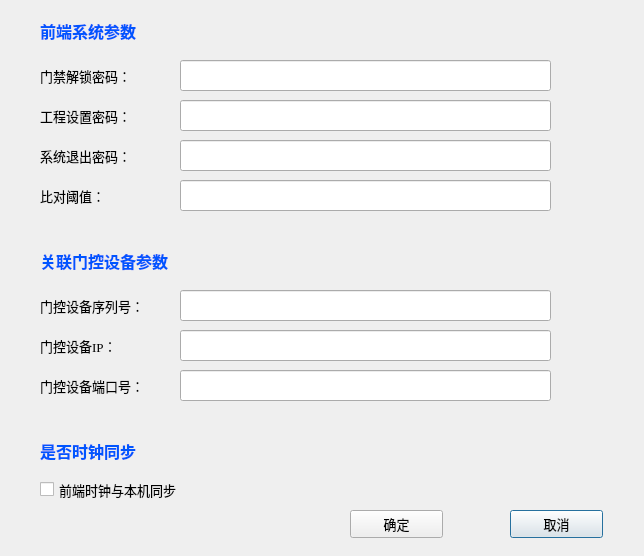
<?xml version="1.0" encoding="UTF-8"?>
<ui version="4.0">
 <class>DeviceSetting</class>
 <widget class="QDialog" name="DeviceSetting">
  <property name="geometry">
   <rect>
    <x>0</x>
    <y>0</y>
    <width>644</width>
    <height>556</height>
   </rect>
  </property>
  <property name="windowTitle">
   <string>参数设置</string>
  </property>
  <widget class="QLabel" name="label_6">
   <property name="geometry">
    <rect>
     <x>40</x>
     <y>250</y>
     <width>171</width>
     <height>21</height>
    </rect>
   </property>
   <property name="font">
    <font>
     <family>Agency FB</family>
     <pointsize>12</pointsize>
     <weight>75</weight>
     <bold>true</bold>
    </font>
   </property>
   <property name="styleSheet">
    <string notr="true">color: rgb(0, 85, 255);</string>
   </property>
   <property name="text">
    <string>关联门控设备参数</string>
   </property>
  </widget>
  <widget class="QLineEdit" name="settingPwd">
   <property name="geometry">
    <rect>
     <x>180</x>
     <y>100</y>
     <width>371</width>
     <height>31</height>
    </rect>
   </property>
   <property name="font">
    <font>
     <family>Times New Roman</family>
     <pointsize>10</pointsize>
    </font>
   </property>
  </widget>
  <widget class="QLabel" name="label_5">
   <property name="geometry">
    <rect>
     <x>40</x>
     <y>20</y>
     <width>141</width>
     <height>21</height>
    </rect>
   </property>
   <property name="font">
    <font>
     <family>Agency FB</family>
     <pointsize>12</pointsize>
     <weight>75</weight>
     <bold>true</bold>
    </font>
   </property>
   <property name="styleSheet">
    <string notr="true">color: rgb(0, 85, 255);</string>
   </property>
   <property name="text">
    <string>前端系统参数</string>
   </property>
  </widget>
  <widget class="QLabel" name="label_2">
   <property name="geometry">
    <rect>
     <x>40</x>
     <y>100</y>
     <width>111</width>
     <height>31</height>
    </rect>
   </property>
   <property name="font">
    <font>
     <family>Times New Roman</family>
     <pointsize>10</pointsize>
    </font>
   </property>
   <property name="text">
    <string>工程设置密码：</string>
   </property>
  </widget>
  <widget class="QLineEdit" name="quitPwd">
   <property name="geometry">
    <rect>
     <x>180</x>
     <y>140</y>
     <width>371</width>
     <height>31</height>
    </rect>
   </property>
   <property name="font">
    <font>
     <family>Times New Roman</family>
     <pointsize>10</pointsize>
    </font>
   </property>
   <property name="text">
    <string/>
   </property>
  </widget>
  <widget class="QLabel" name="label_3">
   <property name="geometry">
    <rect>
     <x>40</x>
     <y>140</y>
     <width>111</width>
     <height>31</height>
    </rect>
   </property>
   <property name="font">
    <font>
     <family>Times New Roman</family>
     <pointsize>10</pointsize>
    </font>
   </property>
   <property name="text">
    <string>系统退出密码：</string>
   </property>
  </widget>
  <widget class="QLineEdit" name="threshold">
   <property name="geometry">
    <rect>
     <x>180</x>
     <y>180</y>
     <width>371</width>
     <height>31</height>
    </rect>
   </property>
   <property name="font">
    <font>
     <family>Times New Roman</family>
     <pointsize>10</pointsize>
    </font>
   </property>
   <property name="text">
    <string/>
   </property>
  </widget>
  <widget class="QLabel" name="label_9">
   <property name="geometry">
    <rect>
     <x>40</x>
     <y>180</y>
     <width>101</width>
     <height>31</height>
    </rect>
   </property>
   <property name="font">
    <font>
     <family>Times New Roman</family>
     <pointsize>10</pointsize>
    </font>
   </property>
   <property name="text">
    <string>比对阈值：</string>
   </property>
  </widget>
  <widget class="QLineEdit" name="doorCtlNo">
   <property name="geometry">
    <rect>
     <x>180</x>
     <y>290</y>
     <width>371</width>
     <height>31</height>
    </rect>
   </property>
   <property name="font">
    <font>
     <family>Times New Roman</family>
     <pointsize>10</pointsize>
    </font>
   </property>
  </widget>
  <widget class="QLabel" name="label_4">
   <property name="geometry">
    <rect>
     <x>40</x>
     <y>290</y>
     <width>131</width>
     <height>31</height>
    </rect>
   </property>
   <property name="font">
    <font>
     <family>Times New Roman</family>
     <pointsize>10</pointsize>
    </font>
   </property>
   <property name="text">
    <string>门控设备序列号：</string>
   </property>
  </widget>
  <widget class="QLabel" name="label_10">
   <property name="geometry">
    <rect>
     <x>40</x>
     <y>370</y>
     <width>131</width>
     <height>31</height>
    </rect>
   </property>
   <property name="font">
    <font>
     <family>Times New Roman</family>
     <pointsize>10</pointsize>
    </font>
   </property>
   <property name="text">
    <string>门控设备端口号：</string>
   </property>
  </widget>
  <widget class="QLineEdit" name="doorCtlIP">
   <property name="geometry">
    <rect>
     <x>180</x>
     <y>330</y>
     <width>371</width>
     <height>31</height>
    </rect>
   </property>
   <property name="font">
    <font>
     <family>Times New Roman</family>
     <pointsize>10</pointsize>
    </font>
   </property>
   <property name="text">
    <string/>
   </property>
  </widget>
  <widget class="QLineEdit" name="doorCtlPort">
   <property name="geometry">
    <rect>
     <x>180</x>
     <y>370</y>
     <width>371</width>
     <height>31</height>
    </rect>
   </property>
   <property name="font">
    <font>
     <family>Times New Roman</family>
     <pointsize>10</pointsize>
    </font>
   </property>
   <property name="text">
    <string/>
   </property>
  </widget>
  <widget class="QLabel" name="label_8">
   <property name="geometry">
    <rect>
     <x>40</x>
     <y>330</y>
     <width>111</width>
     <height>31</height>
    </rect>
   </property>
   <property name="font">
    <font>
     <family>Times New Roman</family>
     <pointsize>10</pointsize>
    </font>
   </property>
   <property name="text">
    <string>门控设备IP：</string>
   </property>
  </widget>
  <widget class="QPushButton" name="CancelBtn">
   <property name="geometry">
    <rect>
     <x>510</x>
     <y>510</y>
     <width>93</width>
     <height>28</height>
    </rect>
   </property>
   <property name="font">
    <font>
     <family>Times New Roman</family>
     <pointsize>10</pointsize>
     <weight>50</weight>
     <bold>false</bold>
    </font>
   </property>
   <property name="text">
    <string>取消</string>
   </property>
  </widget>
  <widget class="QPushButton" name="OKBtn">
   <property name="geometry">
    <rect>
     <x>350</x>
     <y>510</y>
     <width>93</width>
     <height>28</height>
    </rect>
   </property>
   <property name="font">
    <font>
     <family>Times New Roman</family>
     <pointsize>10</pointsize>
     <weight>50</weight>
     <bold>false</bold>
    </font>
   </property>
   <property name="text">
    <string>确定</string>
   </property>
  </widget>
  <widget class="QLabel" name="label_11">
   <property name="geometry">
    <rect>
     <x>40</x>
     <y>60</y>
     <width>111</width>
     <height>31</height>
    </rect>
   </property>
   <property name="font">
    <font>
     <family>Times New Roman</family>
     <pointsize>10</pointsize>
    </font>
   </property>
   <property name="text">
    <string>门禁解锁密码：</string>
   </property>
  </widget>
  <widget class="QLineEdit" name="doorOpenPwd">
   <property name="geometry">
    <rect>
     <x>180</x>
     <y>60</y>
     <width>371</width>
     <height>31</height>
    </rect>
   </property>
   <property name="font">
    <font>
     <family>Times New Roman</family>
     <pointsize>10</pointsize>
    </font>
   </property>
  </widget>
  <widget class="QLabel" name="label_7">
   <property name="geometry">
    <rect>
     <x>40</x>
     <y>440</y>
     <width>131</width>
     <height>21</height>
    </rect>
   </property>
   <property name="font">
    <font>
     <family>Agency FB</family>
     <pointsize>12</pointsize>
     <weight>75</weight>
     <bold>true</bold>
    </font>
   </property>
   <property name="styleSheet">
    <string notr="true">color: rgb(0, 85, 255);</string>
   </property>
   <property name="text">
    <string>是否时钟同步</string>
   </property>
  </widget>
  <widget class="QCheckBox" name="timeSyncCBox">
   <property name="geometry">
    <rect>
     <x>40</x>
     <y>480</y>
     <width>201</width>
     <height>19</height>
    </rect>
   </property>
   <property name="font">
    <font>
     <family>Agency FB</family>
     <pointsize>10</pointsize>
    </font>
   </property>
   <property name="text">
    <string>前端时钟与本机同步</string>
   </property>
  </widget>
 </widget>
 <resources/>
 <connections/>
</ui>
